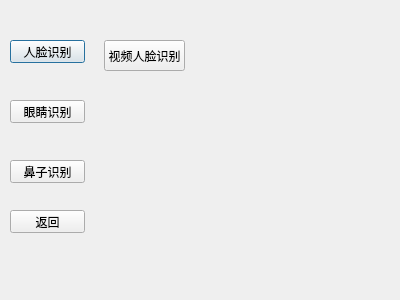
<?xml version="1.0" encoding="UTF-8"?>
<ui version="4.0">
 <class>Face</class>
 <widget class="QDialog" name="Face">
  <property name="geometry">
   <rect>
    <x>0</x>
    <y>0</y>
    <width>400</width>
    <height>300</height>
   </rect>
  </property>
  <property name="windowTitle">
   <string>识别菜单</string>
  </property>
  <widget class="QPushButton" name="pushButton">
   <property name="geometry">
    <rect>
     <x>10</x>
     <y>40</y>
     <width>75</width>
     <height>23</height>
    </rect>
   </property>
   <property name="text">
    <string>人脸识别</string>
   </property>
  </widget>
  <widget class="QPushButton" name="pushButton_2">
   <property name="geometry">
    <rect>
     <x>10</x>
     <y>100</y>
     <width>75</width>
     <height>23</height>
    </rect>
   </property>
   <property name="text">
    <string>眼睛识别</string>
   </property>
  </widget>
  <widget class="QPushButton" name="pushButton_3">
   <property name="geometry">
    <rect>
     <x>10</x>
     <y>160</y>
     <width>75</width>
     <height>23</height>
    </rect>
   </property>
   <property name="text">
    <string>鼻子识别</string>
   </property>
  </widget>
  <widget class="QPushButton" name="pushButton_4">
   <property name="geometry">
    <rect>
     <x>10</x>
     <y>210</y>
     <width>75</width>
     <height>23</height>
    </rect>
   </property>
   <property name="text">
    <string>返回</string>
   </property>
  </widget>
  <widget class="QPushButton" name="pushButton_5">
   <property name="geometry">
    <rect>
     <x>104</x>
     <y>40</y>
     <width>81</width>
     <height>31</height>
    </rect>
   </property>
   <property name="text">
    <string>视频人脸识别</string>
   </property>
  </widget>
 </widget>
 <resources/>
 <connections/>
</ui>
